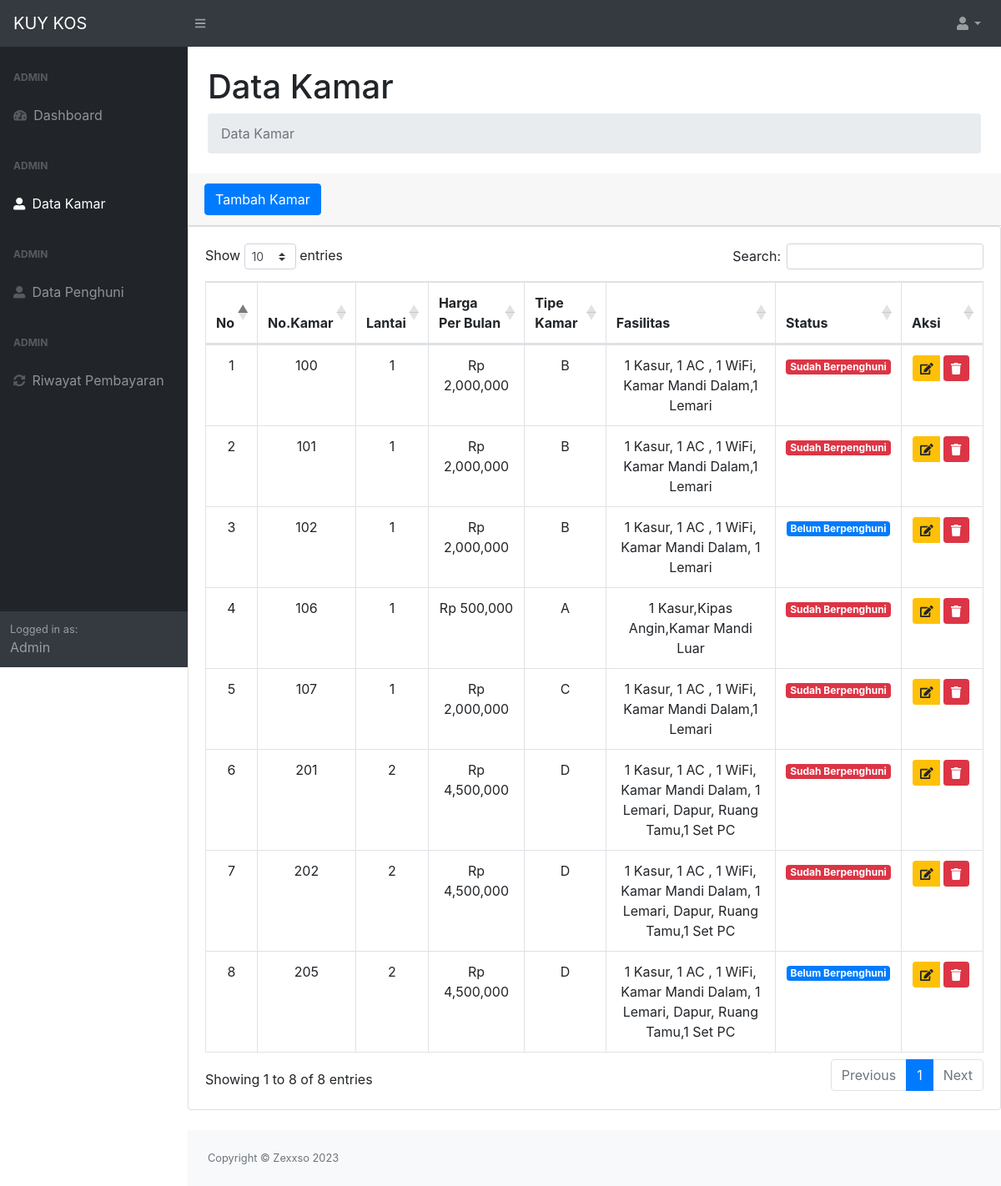
The page /data_kamar.php (signed in) on the database its author committed.
### tables this page shows
CREATE TABLE `data_kamar` (
  `id_kamar` int(11) NOT NULL,
  `lantaikamar` varchar(20) NOT NULL,
  `hargakamar` varchar(50) NOT NULL,
  `fasilitaskamar` varchar(200) NOT NULL,
  `tipe_kamar` varchar(11) NOT NULL,
  `status` varchar(50) NOT NULL
);

### data_kamar.php (the view, shortened to what this page needs)
<?php
    require 'function.php';
?>
<!DOCTYPE html>
<html lang="en">
<head>
        <link href="css/styles.css" rel="stylesheet" />
        <link href="https://cdn.datatables.net/1.10.20/css/dataTables.bootstrap4.min.css" rel="stylesheet" />
    </head>
    <body class="sb-nav-fixed">
        <nav class="sb-topnav navbar navbar-expand navbar-dark bg-dark">
            <a class="navbar-brand" href="index.php">KUY KOS</a>
            <button class="btn btn-link btn-sm order-1 order-lg-0" id="sidebarToggle" href="#"><i class="fas fa-bars"></i></button>
            <ul class="navbar-nav ml-auto ml-5 md-5">
                <li class="nav-item dropdown">
                    <a class="nav-link dropdown-toggle" id="userDropdown" href="" role="button" data-toggle="dropdown" aria-haspopup="true" aria-expanded="false"><i class="fas fa-user fa-fw"></i></a>
                </li>
            </ul>
        </nav>
        <div id="layoutSidenav">
            <div id="layoutSidenav_nav">
                <nav class="sb-sidenav accordion sb-sidenav-dark" id="sidenavAccordion">
                    <div class="sb-sidenav-menu">
                        <div class="nav">
                            <div class="sb-sidenav-menu-heading">ADMIN</div>
                            <a class="nav-link" href="index.php">
                                <div class="sb-nav-link-icon"><i class="fas fa-tachometer-alt"></i></div>
                                Dashboard
                            </a>
                            <div class="sb-sidenav-menu-heading">ADMIN</div>
                            <a class="nav-link" href="data_kamar.php">
                                <div class="sb-nav-link-icon"><i class="fas fa-user-alt"></i></div>
                                Data Kamar
                            </a>
                            <div class="sb-sidenav-menu-heading">ADMIN</div>
                            <a class="nav-link" href="data_penghuni.php">
                                <div class="sb-nav-link-icon"><i class="fas fa-user-alt"></i></div>
                                Data Penghuni
                            </a>
                            <div class="sb-sidenav-menu-heading">ADMIN</div>
                            <a class="nav-link" href="data_tagihan.php">
                                <div class="sb-nav-link-icon"><i class="fas fa-sync-alt"></i></div>
                                Riwayat Pembayaran
                            </a>
                        </div>
                    </div>
                    <div class="sb-sidenav-footer">
                        <div class="small">Logged in as:</div>
                        Admin
                    </div>
                </nav>
            </div>
            <div id="layoutSidenav_content">
                <main>
                        <div class="container-fluid">
                            <h1 class="mt-4">Data Kamar</h1>
                            <ol class="breadcrumb mb-4">
                                <li class="breadcrumb-item active">Data Kamar</li>
                            </ol>
                        </div>
                        <div class="card-header">
                            <a href="tambah_kamar.php" class="btn btn-primary" role="button">Tambah Kamar</a>
                        </div>
                    <div class="card mb-4">
                        <div class="card-body">
                            <div class="table-responsive">
                                <table class="table table-bordered text-center" id="dataTable" width="100%" cellspacing="0">
                                    <thead>
                                        <tr>
                                            <th>No</th>
                                            <th>No.Kamar</th>
                                            <th>Lantai</th>
                                            <th>Harga Per Bulan</th>
                                            <th>Tipe Kamar</th>
                                            <th>Fasilitas</th>
                                            <th>Status</th>
                                            <th>Aksi</th>
                                        </tr>
                                    </thead>
                                    <tbody>
                                        <?php
                                        $ambilsemuadatakamar = mysqli_query($conn,"SELECT * FROM data_kamar");
                                        $i=1;
                                        while($data=mysqli_fetch_array($ambilsemuadatakamar)){
                                        $id_kamar = $data['id_kamar'];
                                        $lantaikamar = $data['lantaikamar'];
                                        $hargakamar = $data['hargakamar'];
                                        $fasilitaskamar = $data['fasilitaskamar'];
                                        $tipe_kamar = $data['tipe_kamar'];
                                        $isOccupied = mysqli_query($conn, "SELECT * FROM data_penghuni WHERE id_kamar = '$id_kamar'")->num_rows > 0;
                                        $occupancyStatus = $isOccupied ? 'Sudah Berpenghuni' : 'Belum Berpenghuni';
                                        ?>
                                        <tr>
                                            <td><?= $i++;?></td>
                                            <td><?= $id_kamar?></td>
                                            <td><?= $lantaikamar?></td>
                                            <td>Rp <?= number_format($hargakamar)?></td>
                                            <td><?= $tipe_kamar?></td>
                                            <td><?= $fasilitaskamar?></td>
                                            <td><span class="badge <?= $isOccupied ? 'badge-danger' : 'badge-primary' ?>">
                                                    <?= $occupancyStatus ?>
                                                </span>
                                            </td>
                                            <td>
                                            <div class="btn-group" role="group">
                                                        <a href="edit_kamar.php?id=<?= $id_kamar ?>" class="btn btn-warning btn-sm mr-1" role="button"><i class="fas fa-edit"></i></a>
                                                        <form method="post" action="hapus_kamar.php" style="display: inline-block;">
                                                            <button type="submit" class="btn btn-danger btn-sm mr-1" role="button" onclick="return confirm('Are you sure you want to delete this room?');"><i class="fas fa-trash"></i></button>
                                                        </form>
                                            </div>
                                            </td>
                                        </tr>
                                        <?php
                                            }
                                        ?>
                                    </tbody>
                                </table>
                            </div>
                        </div>
                    </div>
                </main>
                                <footer class="py-4 bg-light mt-auto">
                                    <div class="container-fluid">
                                        <div class="d-flex align-items-center justify-content-between small">
                                            <div class="text-muted">Copyright &copy; Zexxso 2023</div>
                                        </div>
                                    </div>
                                </footer>
            </div>
        </div>
    </body>
</html>

### rows shown on the page
data_kamar: id_kamar "100", lantaikamar "1", hargakamar "2,000,000", tipe_kamar "B", fasilitaskamar "1 Kasur, 1 AC , 1 WiFi, Kamar Mandi Dalam,1 Lemari", occupancyStatus "Sudah Berpenghuni"
data_kamar: id_kamar "101", lantaikamar "1", hargakamar "2,000,000", tipe_kamar "B", fasilitaskamar "1 Kasur, 1 AC , 1 WiFi, Kamar Mandi Dalam,1 Lemari", occupancyStatus "Sudah Berpenghuni"
data_kamar: id_kamar "102", lantaikamar "1", hargakamar "2,000,000", tipe_kamar "B", fasilitaskamar "1 Kasur, 1 AC , 1 WiFi, Kamar Mandi Dalam, 1 Lemari", occupancyStatus "Belum Berpenghuni"
data_kamar: id_kamar "106", lantaikamar "1", hargakamar "500,000", tipe_kamar "A", fasilitaskamar "1 Kasur,Kipas Angin,Kamar Mandi Luar", occupancyStatus "Sudah Berpenghuni"
data_kamar: id_kamar "107", lantaikamar "1", hargakamar "2,000,000", tipe_kamar "C", fasilitaskamar "1 Kasur, 1 AC , 1 WiFi, Kamar Mandi Dalam,1 Lemari", occupancyStatus "Sudah Berpenghuni"
data_kamar: id_kamar "201", lantaikamar "2", hargakamar "4,500,000", tipe_kamar "D", fasilitaskamar "1 Kasur, 1 AC , 1 WiFi, Kamar Mandi Dalam, 1 Lemari, Dapur, Ruang Tamu,1 Set PC", occupancyStatus "Sudah Berpenghuni"
data_kamar: id_kamar "202", lantaikamar "2", hargakamar "4,500,000", tipe_kamar "D", fasilitaskamar "1 Kasur, 1 AC , 1 WiFi, Kamar Mandi Dalam, 1 Lemari, Dapur, Ruang Tamu,1 Set PC", occupancyStatus "Sudah Berpenghuni"
data_kamar: id_kamar "205", lantaikamar "2", hargakamar "4,500,000", tipe_kamar "D", fasilitaskamar "1 Kasur, 1 AC , 1 WiFi, Kamar Mandi Dalam, 1 Lemari, Dapur, Ruang Tamu,1 Set PC", occupancyStatus "Belum Berpenghuni"
